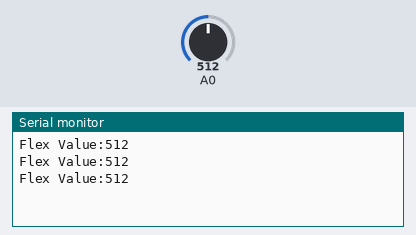
Bench run of a sketch on a simulated Arduino Uno, built with avr-gcc and run on an emulated ATmega328P. On the bench: the last lines printed to the serial monitor. The inputs (shaded band) are chosen by the test bench; at power-on: A0 = 512.

Above: at 1.3 s.
1.4 s: A0 set to 716
At 1.9 s:
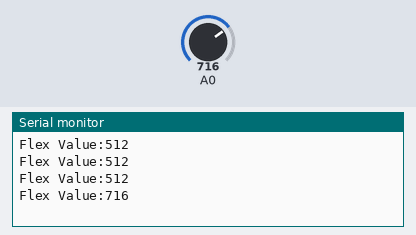
2.9 s: A0 set to 900
At 3.4 s:
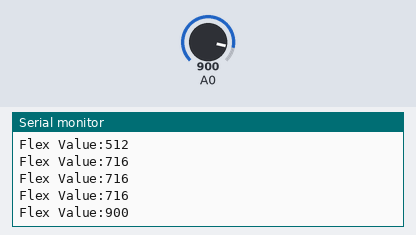
Timing chart, 0 to 5.9 s (numbered marks = the images above; inputs shaded):
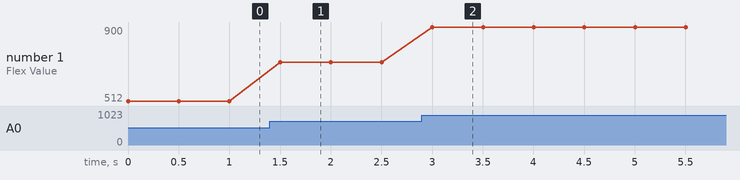

Measured:
- after the input at 1.4 s, the serial monitor: prints a new line after 0.10 s (image 1)
- after the input at 2.9 s, the serial monitor: prints a new line after 0.10 s (image 2)
- plotted number 1: 512 → 716 after the input at 1.4 s, 716 → 900 after the input at 2.9 s

The sketch:

sketch.ino
```cpp
void setup(){
  Serial.begin(9600);
}
void loop(){
  int flexValue=analogRead(A0);
  Serial.print("Flex Value:");
  Serial.println(flexValue);
  delay(500);
}
```
